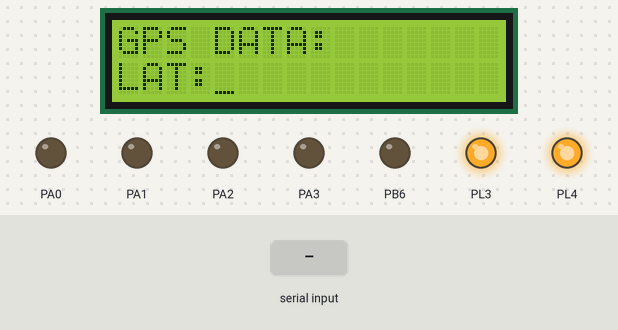
This program was run on a simulated ATmega2560, built with avr-gcc and emulated at 14.7456 MHz. Shown: 16×2 character LCD, output pins drawn as LEDs (lit = HIGH). Wiring (inferred from the names in the program): character LCD (HD44780): RS PC0; R/W PC1; E PC2; data PC4, PC5, PC6, PC7. The inputs (shaded band) are chosen by the test bench. The character LCD is taken to start in 4-bit mode; pins used as bus, display or sensor lines are not drawn.

Above: at 0.2 s.
1.3 s: "1" received over Serial
At 3.2 s:
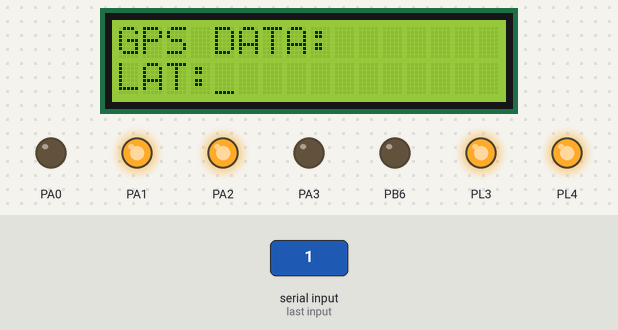
At 48.3 s:
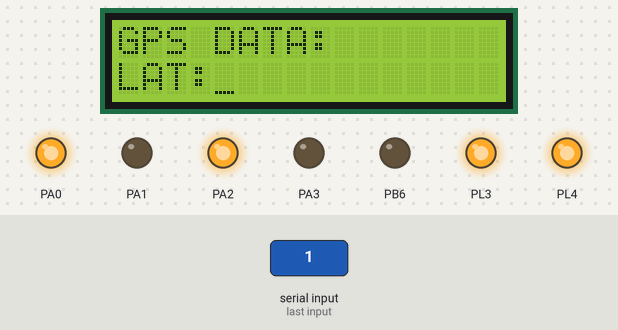
Timing chart, 0 to 48.9 s (numbered marks = the images above; inputs shaded):
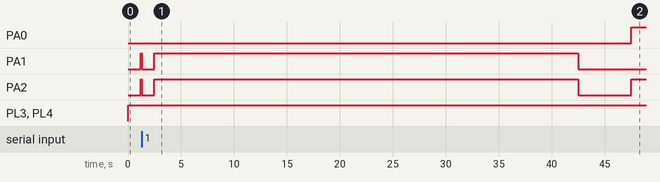

The program:

main.c
```c
/*
 * GccApplication3.c
 *
 * Created: 12-03-2020 8.33.03 AM
 * Author : Dark Warrior
 */
//PJ2 PJ3 PJ5 Radar sensor
//PJ1 PJ2 gps
//XBEE


#define F_CPU 14745600
#include<avr/io.h>
#include<avr/interrupt.h>
#include<util/delay.h>
#include "motion.h"

#define RS 0
#define RW 1
#define EN 2
#define lcd_port PORTC
unsigned char data; //to store received data from UDR1
#define sbit(reg,bit)	reg |= (1<<bit)			// Macro defined for Setting a bit of any register.
#define cbit(reg,bit)	reg &= ~(1<<bit)		// Macro defined for Clearing a bit of any register.

void init_ports();
void lcd_reset();
void lcd_init();
void lcd_wr_command(unsigned char);
void lcd_wr_char(char);
void lcd_line1();
void lcd_line2();
void lcd_string(char*);
//Function to configure LCD port
void lcd_port_config (void)
{
	DDRC = DDRC | 0xF7; //all the LCD pin's direction set as output
	PORTC = PORTC & 0x80; // all the LCD pins are set to logic 0 except PORTC 7
}
void lcd_wr_command(unsigned char cmd)
{
	unsigned char temp;
	temp = cmd;
	temp = temp & 0xF0;
	lcd_port &= 0x0F;
	lcd_port |= temp;
	cbit(lcd_port,RS);
	cbit(lcd_port,RW);
	sbit(lcd_port,EN);
	_delay_ms(5);
	cbit(lcd_port,EN);

	cmd = cmd & 0x0F;
	cmd = cmd<<4;
	lcd_port &= 0x0F;
	lcd_port |= cmd;
	cbit(lcd_port,RS);
	cbit(lcd_port,RW);
	sbit(lcd_port,EN);
	_delay_ms(5);
	cbit(lcd_port,EN);
}

//Function to Write Data on LCD
void lcd_wr_char(char letter)
{
	char temp;
	temp = letter;
	temp = (temp & 0xF0);
	lcd_port &= 0x0F;
	lcd_port |= temp;
	sbit(lcd_port,RS);
	cbit(lcd_port,RW);
	sbit(lcd_port,EN);
	_delay_ms(5);
	cbit(lcd_port,EN);

	letter = letter & 0x0F;
	letter = letter<<4;
	lcd_port &= 0x0F;
	lcd_port |= letter;
	sbit(lcd_port,RS);
	cbit(lcd_port,RW);
	sbit(lcd_port,EN);
	_delay_ms(5);
	cbit(lcd_port,EN);
}

//Function to Print String on LCD
void lcd_string(char *str)
{
	while(*str != '\0')
	{
		lcd_wr_char(*str);
		str++;
	}
}


//Function to Initialize LCD
void lcd_init()
{
	_delay_ms(1);

	lcd_wr_command(0x28);			//LCD 4-bit mode and 2 lines.
	lcd_wr_command(0x01);
	lcd_wr_command(0x06);
	lcd_wr_command(0x0E);
	lcd_wr_command(0x80);

}

//Function to initialize ports
void port_init()
{
	DDRB = 0x40;
	lcd_port_config();
PORTJ=0x00;
DDRA = DDRA | 0x0F; //set direction of the PORTA 3 to PORTA 0 pins as output
PORTA = PORTA & 0xF0; // set initial value of the PORTA 3 to PORTA 0 pins to logic 0
DDRL = DDRL | 0x18;   //Setting PL3 and PL4 pins as output for PWM generation
PORTL = PORTL | 0x18; //PL3 and PL4 pins are for velocity control using PWM
}


//Function To Initialize UART0
// desired baud rate:9600
// actual baud rate:9600 (error 0.0%)
// char size: 8 bit
// parity: Disabled
void uart0_init(void)
{
	UCSR0B = 0x00; //disable while setting baud rate
	UCSR0A = 0x00;
	UCSR0C = 0x06;
	// UBRR0L = 0x47; //11059200 Hz
	UBRR0L = 0x5F; // 14745600 Hzset baud rate lo
	UBRR0H = 0x00; //set baud rate hi
	UCSR0B = 0x98;
}


ISR(_VECTOR(26))        // ISR for receive complete interrupt
{
	data = UDR0;                //making copy of data from UDR0 in 'data'  variable

	UDR0 = data;                //echo data back to PC

	if(data == 0x37)
	PORTB = 0x00;
	if(data == 0x39)
	PORTB = 0x40;

}


//Function To Initialize all The Devices
void init_devices()
{
	cli(); //Clears the global interrupts
	port_init();  //Initializes all the ports
	lcd_init();
	uart0_init(); //Initialize UART0 for serial communication
	sei();   //Enables the global interrupts
}

void motions(void)
{

forward(); //both wheels forward
_delay_ms(40000);

stop();
_delay_ms(5000);
left(); //Left wheel backward, Right wheel forward
_delay_ms(12000);

stop();
_delay_ms(5000);
forward(); //both wheels forward
_delay_ms(5000);

stop();
_delay_ms(5000);
left(); //Left wheel backward, Right wheel forward
_delay_ms(12000);

stop();
_delay_ms(5000);
forward(); //both wheels forward
_delay_ms(40000);

stop();
_delay_ms(5000);
stop();
right(); //Left wheel backward, Right wheel forward
_delay_ms(9000);
forward(); //both wheels forward
_delay_ms(5000);

stop();
_delay_ms(5000);

stop();
_delay_ms(5000);
right(); //Left wheel backward, Right wheel forward
_delay_ms(12000);

}

//Main Function
int main(void)
{

	init_devices();
	//lcd_string(data);
	lcd_string("GPS DATA:");
	lcd_wr_command(0xc0);
	lcd_string("LAT:");
	_delay_ms(1000);
	while(1)
	{


	while (PINJ0 == 0)
	{

			forward(); //both wheels forward
			_delay_ms(40000);

			stop();
			_delay_ms(5000);
			left(); //Left wheel backward, Right wheel forward
			_delay_ms(12000);

			stop();
			_delay_ms(5000);
			forward(); //both wheels forward
			_delay_ms(5000);

			stop();
			_delay_ms(5000);
			left(); //Left wheel backward, Right wheel forward
			_delay_ms(12000);

			stop();
			_delay_ms(5000);
			forward(); //both wheels forward
			_delay_ms(40000);

			stop();
			_delay_ms(5000);
			stop();
			right(); //Left wheel backward, Right wheel forward
			_delay_ms(9000);
			forward(); //both wheels forward
			_delay_ms(5000);

			stop();
			_delay_ms(5000);

			stop();
			_delay_ms(5000);
			right(); //Left wheel backward, Right wheel forward
			_delay_ms(12000);

	}


	if (PINJ0 == 1)
	{
		lcd_string("NO threat");
		_delay_ms(100);
		lcd_wr_command(0x01);


	}
	else
	{
		lcd_string("Threat  detected");
		_delay_ms(100);
		lcd_wr_command(0x01);
	}
	}
	}
```

motion.h
```c
/*
 * motion.c
 *
 * Created: 26-02-2020 9.37.51 AM
 * Author : Dark Warrior
 */

#include <avr/io.h>
#include <avr/interrupt.h>
#include <util/delay.h>


//Function used for setting motor's direction
void motion_set (unsigned char Direction)
{
	unsigned char PortARestore = 0;

	Direction &= 0x0F; 			// removing upper nibbel as it is not needed
	PortARestore = PORTA; 			// reading the PORTA's original status
	PortARestore &= 0xF0; 			// setting lower direction nibbel to 0
	PortARestore |= Direction; 	// adding lower nibbel for direction command and restoring the PORTA status
	PORTA = PortARestore; 			// setting the command to the port
}


void forward (void) //both wheels forward
{
	motion_set(0x06);
}

void back (void) //both wheels backward
{
	motion_set(0x09);
}

void left (void) //Left wheel backward, Right wheel forward
{
	motion_set(0x05);
}

void right (void) //Left wheel forward, Right wheel backward
{
	motion_set(0x0A);
}

void soft_left (void) //Left wheel stationary, Right wheel forward
{
	motion_set(0x04);
}

void soft_right (void) //Left wheel forward, Right wheel is stationary
{
	motion_set(0x02);
}

void soft_left_2 (void) //Left wheel backward, right wheel stationary
{
	motion_set(0x01);
}

void soft_right_2 (void) //Left wheel stationary, Right wheel backward
{
	motion_set(0x08);
}

void stop (void) //hard stop
{
	motion_set(0x00);
}
```

Measured:
- after the input at 1.3 s, PA0: LOW → HIGH after 46.2 s instead of 44.9 s; PA1: HIGH → LOW after 0.00 s instead of 39.9 s
